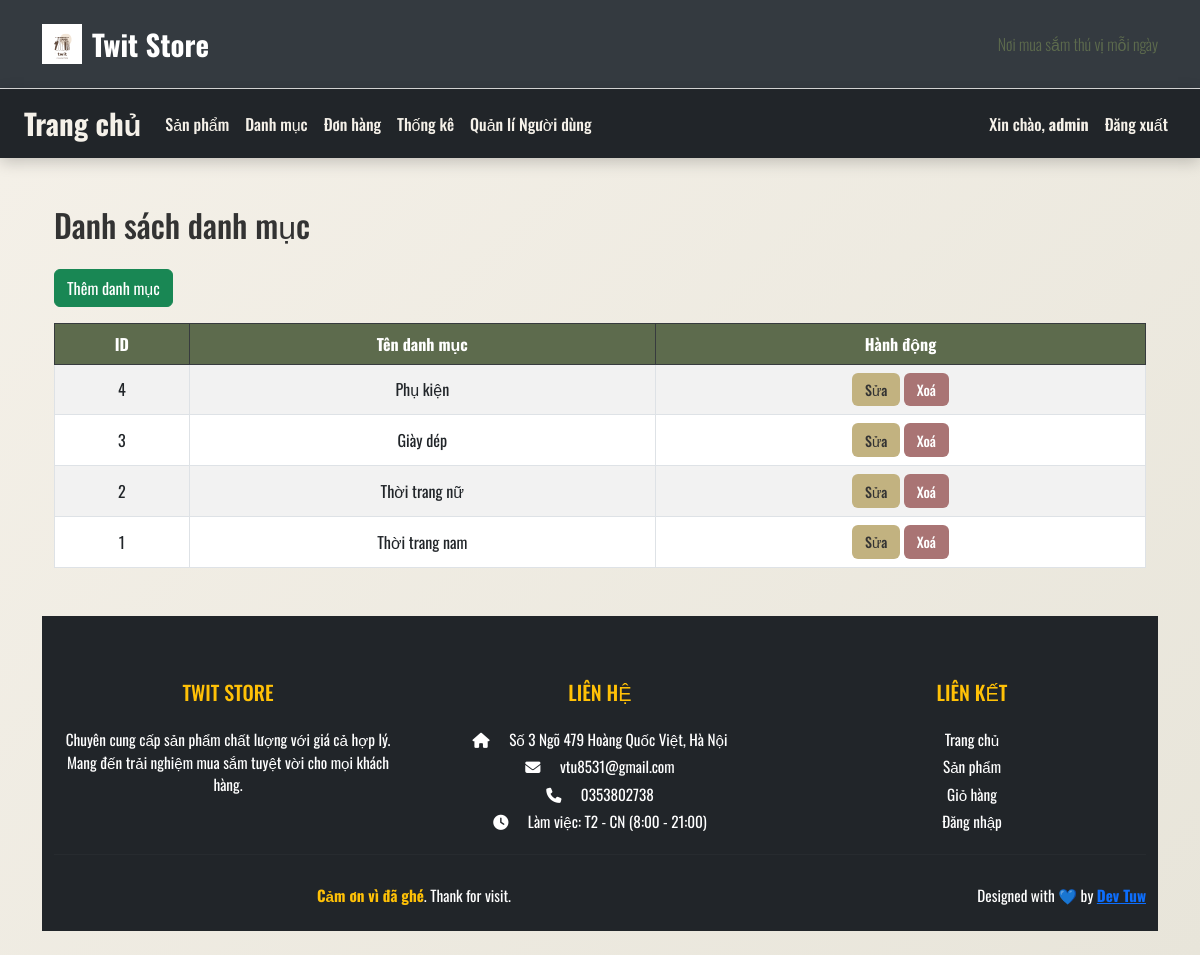
Page /index.php?controller=category&action=manage (signed in) on the committed database.
### tables this page shows
CREATE TABLE `categories` (
  `id` int(11) NOT NULL,
  `name` varchar(100) NOT NULL,
  `created_at` timestamp NOT NULL DEFAULT current_timestamp()
);

### controllers/CategoryController.php (called while the page is built, shortened)
<?php
require_once 'models/Category.php';
class CategoryController
{
    private $conn;
    public function __construct($dbConn)
    {
        $this->conn = $dbConn;
    }
    public function manage()
    {
        $categories = Category::all($this->conn);
        require_once 'views/admin/categories/list.php';
    }
}

### models/Category.php (called while the page is built, shortened)
<?php
class Category
{
    public static function all($conn)
    {
        $stmt = $conn->prepare("SELECT * FROM categories ORDER BY id DESC");
        $stmt->execute();
        return $stmt->fetchAll();
    }
}

### views/admin/categories/list.php (the view)
<?php require_once __DIR__ . '/../../layouts/header.php'; ?>
<div class="container mt-5">
    <h2 class="mb-4"> Danh sách danh mục</h2>
    <a href="index.php?controller=category&action=create" class="btn btn-success mb-3"> Thêm danh mục</a>
    <table class="table table-bordered table-striped">
        <thead class="table-dark">
            <tr>
                <th>ID</th>
                <th>Tên danh mục</th>
                <th>Hành động</th>
            </tr>
        </thead>
        <tbody>
            <?php foreach ($categories as $category): ?>
                <tr>
                    <td><?= $category['id'] ?></td>
                    <td><?= htmlspecialchars($category['name']) ?></td>
                    <td>
                        <a href="index.php?controller=category&action=edit&id=<?= $category['id'] ?>" class="btn btn-warning btn-sm">Sửa</a>
                        <a href="index.php?controller=category&action=delete&id=<?= $category['id'] ?>" class="btn btn-danger btn-sm" onclick="return confirm('Bạn có chắc muốn xoá?')"> Xoá</a>
                    </td>
                </tr>
            <?php endforeach; ?>
        </tbody>
    </table>
</div>
<?php require_once __DIR__ . '/../../layouts/footer.php'; ?>

### public/css/style.css (style rules this page uses)
* { margin: 0; padding: 0; box-sizing: border-box; }
body { font-family: 'Oswald', sans-serif; background: linear-gradient(135deg, #f5f1e9, #e8e5da); color: #333; transition: background 0.5s ease; }
.table thead th { background-color: #5d6b4d; color: #fff; text-align: center; }
.table td, .table th { text-align: center; vertical-align: middle; }
.btn-warning { background-color: #c2b280; color: #333; padding: 0.4rem 0.8rem; border-radius: 6px; font-weight: 500; border: none; }
.btn-danger { background-color: #a97474; color: #fff; padding: 0.4rem 0.8rem; border-radius: 6px; font-weight: 500; border: none; }

### rows in the picture
categories: id "4", name "Phụ kiện"
categories: id "3", name "Giày dép"
categories: id "2", name "Thời trang nữ"
categories: id "1", name "Thời trang nam"

### other values in the picture
$_SESSION['user']['name'] "admin"
